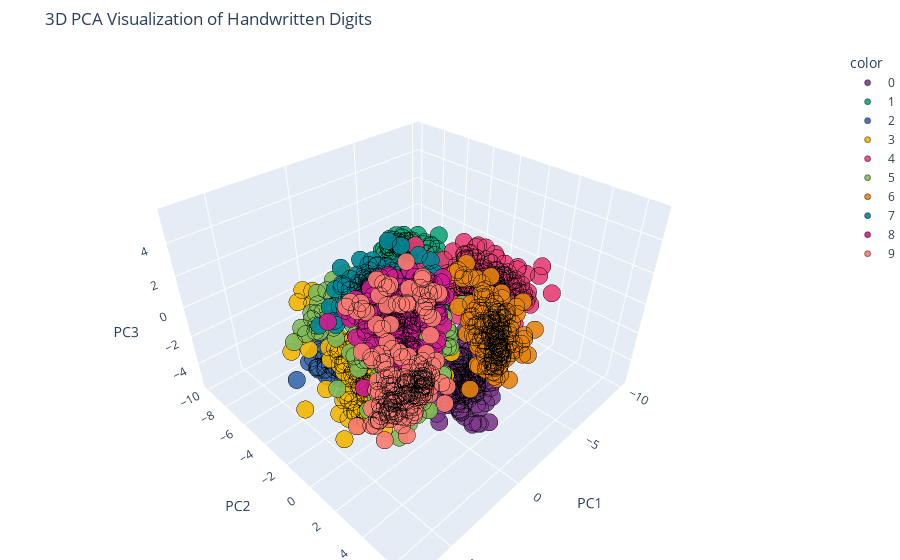

Here is the notebook cell this chart was saved with:
### Code cell
projected_df = pd.DataFrame(projected_data, columns=['PC1', 'PC2', 'PC3'])
projected_df['Label'] = labels.values

fig = px.scatter_3d(
    projected_df, x='PC1', y='PC2', z='PC3', 
    color=projected_df['Label'].astype(str),  
    color_discrete_sequence=px.colors.qualitative.Bold, 
    title='3D PCA Visualization of Handwritten Digits'
)

fig.update_traces(marker=dict(size=6, opacity=0.9, line=dict(width=0.5, color='black')))
fig.update_layout(margin=dict(l=0, r=0, b=0, t=50))

fig.show()

### Figure 1 — Plotly figure (JSON) as saved in the notebook; plotly's stock layout.template omitted (floating-point values rounded to 4 significant figures; data arrays with more than 128 entries replaced by an {"elided": "..."} marker saying what was removed)
{"data": [{"hovertemplate": "color=0<br>PC1=%{x}<br>PC2=%{y}<br>PC3=%{z}<extra></extra>", "legendgroup": "0", "marker": {"color": "rgb(127, 60, 141)", "line": {"color": "black", "width": 0.5}, "opacity": 0.9, "size": 6, "symbol": "circle"}, "mode": "markers", "name": "0", "scene": "scene", "showlegend": true, "type": "scatter3d", "x": {"elided": "178 float values"}, "y": {"elided": "178 float values"}, "z": {"elided": "178 float values"}}, {"hovertemplate": "color=1<br>PC1=%{x}<br>PC2=%{y}<br>PC3=%{z}<extra></extra>", "legendgroup": "1", "marker": {"color": "rgb(17, 165, 121)", "line": {"color": "black", "width": 0.5}, "opacity": 0.9, "size": 6, "symbol": "circle"}, "mode": "markers", "name": "1", "scene": "scene", "showlegend": true, "type": "scatter3d", "x": {"elided": "182 float values"}, "y": {"elided": "182 float values"}, "z": {"elided": "182 float values"}}, {"hovertemplate": "color=2<br>PC1=%{x}<br>PC2=%{y}<br>PC3=%{z}<extra></extra>", "legendgroup": "2", "marker": {"color": "rgb(57, 105, 172)", "line": {"color": "black", "width": 0.5}, "opacity": 0.9, "size": 6, "symbol": "circle"}, "mode": "markers", "name": "2", "scene": "scene", "showlegend": true, "type": "scatter3d", "x": {"elided": "177 float values"}, "y": {"elided": "177 float values"}, "z": {"elided": "177 float values"}}, {"hovertemplate": "color=3<br>PC1=%{x}<br>PC2=%{y}<br>PC3=%{z}<extra></extra>", "legendgroup": "3", "marker": {"color": "rgb(242, 183, 1)", "line": {"color": "black", "width": 0.5}, "opacity": 0.9, "size": 6, "symbol": "circle"}, "mode": "markers", "name": "3", "scene": "scene", "showlegend": true, "type": "scatter3d", "x": {"elided": "183 float values"}, "y": {"elided": "183 float values"}, "z": {"elided": "183 float values"}}, {"hovertemplate": "color=4<br>PC1=%{x}<br>PC2=%{y}<br>PC3=%{z}<extra></extra>", "legendgroup": "4", "marker": {"color": "rgb(231, 63, 116)", "line": {"color": "black", "width": 0.5}, "opacity": 0.9, "size": 6, "symbol": "circle"}, "mode": "markers", "name": "4", "scene": "scene", "showlegend": true, "type": "scatter3d", "x": {"elided": "181 float values"}, "y": {"elided": "181 float values"}, "z": {"elided": "181 float values"}}, {"hovertemplate": "color=5<br>PC1=%{x}<br>PC2=%{y}<br>PC3=%{z}<extra></extra>", "legendgroup": "5", "marker": {"color": "rgb(128, 186, 90)", "line": {"color": "black", "width": 0.5}, "opacity": 0.9, "size": 6, "symbol": "circle"}, "mode": "markers", "name": "5", "scene": "scene", "showlegend": true, "type": "scatter3d", "x": {"elided": "182 float values"}, "y": {"elided": "182 float values"}, "z": {"elided": "182 float values"}}, {"hovertemplate": "color=6<br>PC1=%{x}<br>PC2=%{y}<br>PC3=%{z}<extra></extra>", "legendgroup": "6", "marker": {"color": "rgb(230, 131, 16)", "line": {"color": "black", "width": 0.5}, "opacity": 0.9, "size": 6, "symbol": "circle"}, "mode": "markers", "name": "6", "scene": "scene", "showlegend": true, "type": "scatter3d", "x": {"elided": "181 float values"}, "y": {"elided": "181 float values"}, "z": {"elided": "181 float values"}}, {"hovertemplate": "color=7<br>PC1=%{x}<br>PC2=%{y}<br>PC3=%{z}<extra></extra>", "legendgroup": "7", "marker": {"color": "rgb(0, 134, 149)", "line": {"color": "black", "width": 0.5}, "opacity": 0.9, "size": 6, "symbol": "circle"}, "mode": "markers", "name": "7", "scene": "scene", "showlegend": true, "type": "scatter3d", "x": {"elided": "179 float values"}, "y": {"elided": "179 float values"}, "z": {"elided": "179 float values"}}, {"hovertemplate": "color=8<br>PC1=%{x}<br>PC2=%{y}<br>PC3=%{z}<extra></extra>", "legendgroup": "8", "marker": {"color": "rgb(207, 28, 144)", "line": {"color": "black", "width": 0.5}, "opacity": 0.9, "size": 6, "symbol": "circle"}, "mode": "markers", "name": "8", "scene": "scene", "showlegend": true, "type": "scatter3d", "x": {"elided": "174 float values"}, "y": {"elided": "174 float values"}, "z": {"elided": "174 float values"}}, {"hovertemplate": "color=9<br>PC1=%{x}<br>PC2=%{y}<br>PC3=%{z}<extra></extra>", "legendgroup": "9", "marker": {"color": "rgb(249, 123, 114)", "line": {"color": "black", "width": 0.5}, "opacity": 0.9, "size": 6, "symbol": "circle"}, "mode": "markers", "name": "9", "scene": "scene", "showlegend": true, "type": "scatter3d", "x": {"elided": "180 float values"}, "y": {"elided": "180 float values"}, "z": {"elided": "180 float values"}}], "layout": {"legend": {"title": {"text": "color"}, "tracegroupgap": 0}, "margin": {"b": 0, "l": 0, "r": 0, "t": 50}, "scene": {"domain": {"x": [0, 1], "y": [0, 1]}, "xaxis": {"title": {"text": "PC1"}}, "yaxis": {"title": {"text": "PC2"}}, "zaxis": {"title": {"text": "PC3"}}}, "title": {"text": "3D PCA Visualization of Handwritten Digits"}}}
